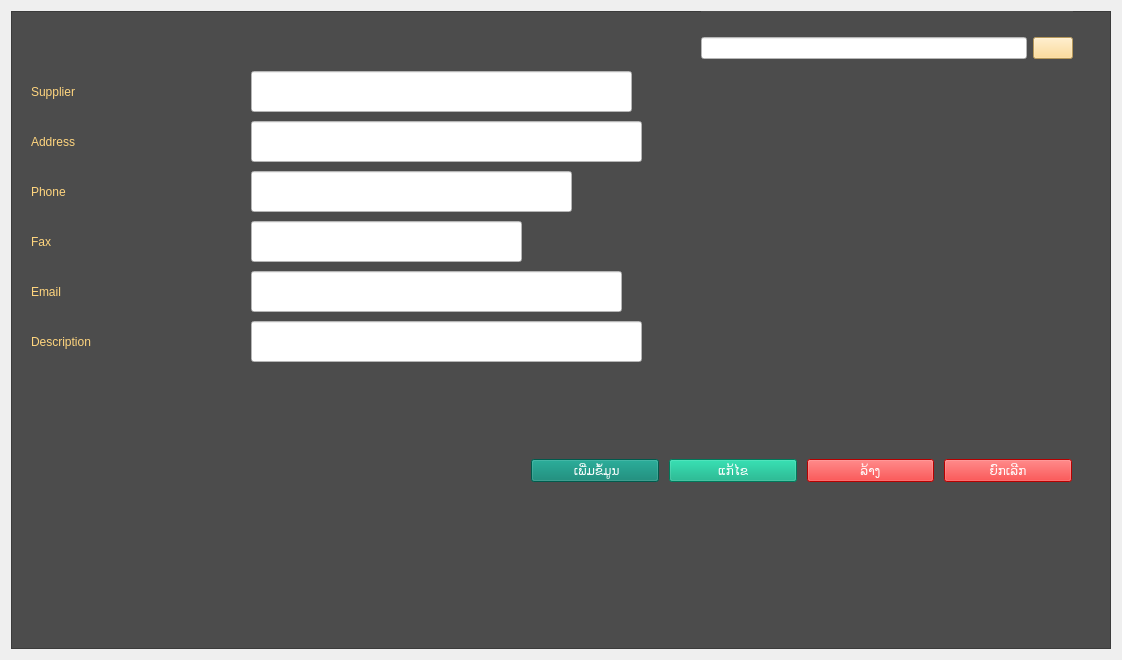
<?xml version="1.0" encoding="UTF-8"?>
<ui version="4.0">
 <class>frm_popup_supplier</class>
 <widget class="QWidget" name="frm_popup_supplier">
  <property name="geometry">
   <rect>
    <x>0</x>
    <y>0</y>
    <width>1122</width>
    <height>660</height>
   </rect>
  </property>
  <property name="windowTitle">
   <string>Form Supplier</string>
  </property>
  <layout class="QGridLayout" name="gridLayout" rowstretch="2">
   <property name="topMargin">
    <number>11</number>
   </property>
   <property name="bottomMargin">
    <number>11</number>
   </property>
   <property name="verticalSpacing">
    <number>0</number>
   </property>
   <item row="0" column="0">
    <widget class="QFrame" name="frame">
     <property name="styleSheet">
      <string notr="true">color: rgb(255, 213, 126);
background-color: rgb(202, 202, 202);
background-color: rgb(76, 76, 76);</string>
     </property>
     <property name="frameShape">
      <enum>QFrame::StyledPanel</enum>
     </property>
     <property name="frameShadow">
      <enum>QFrame::Raised</enum>
     </property>
     <widget class="QLabel" name="lbl_ID">
      <property name="geometry">
       <rect>
        <x>1150</x>
        <y>50</y>
        <width>61</width>
        <height>31</height>
       </rect>
      </property>
      <property name="styleSheet">
       <string notr="true">color: rgb(68, 80, 105);</string>
      </property>
      <property name="text">
       <string/>
      </property>
     </widget>
     <widget class="QWidget" name="widget" native="true">
      <property name="geometry">
       <rect>
        <x>690</x>
        <y>0</y>
        <width>372</width>
        <height>75</height>
       </rect>
      </property>
      <layout class="QHBoxLayout" name="horizontalLayout">
       <item>
        <widget class="QLineEdit" name="txt_search">
         <property name="styleSheet">
          <string notr="true">background-color: rgb(255, 255, 255);
font: 18pt &quot;Phetsarath OT&quot;;
color: rgb(0, 0, 0);</string>
         </property>
        </widget>
       </item>
       <item>
        <widget class="QPushButton" name="btn_search">
         <property name="styleSheet">
          <string notr="true">background-color: rgb(255, 213, 126);
color: rgb(0, 0, 0);
font: 18pt &quot;Phetsarath OT&quot;;</string>
         </property>
         <property name="text">
          <string/>
         </property>
         <property name="icon">
          <iconset>
           <normaloff>../../../Users/AlexP/PycharmProjects/pythonProject/PythonPOS/icon/search-alt-regular-60.png</normaloff>../../../Users/AlexP/PycharmProjects/pythonProject/PythonPOS/icon/search-alt-regular-60.png</iconset>
         </property>
         <property name="iconSize">
          <size>
           <width>40</width>
           <height>40</height>
          </size>
         </property>
        </widget>
       </item>
      </layout>
     </widget>
     <widget class="QLineEdit" name="txt_address">
      <property name="geometry">
       <rect>
        <x>240</x>
        <y>110</y>
        <width>391</width>
        <height>41</height>
       </rect>
      </property>
      <property name="font">
       <font>
        <family>Phetsarath OT</family>
        <pointsize>12</pointsize>
        <weight>50</weight>
        <italic>false</italic>
        <bold>false</bold>
        <stylestrategy>PreferAntialias</stylestrategy>
       </font>
      </property>
      <property name="layoutDirection">
       <enum>Qt::RightToLeft</enum>
      </property>
      <property name="styleSheet">
       <string notr="true">background-color: rgb(255, 255, 255);
color: rgb(0, 0, 0);
font: 12pt &quot;Phetsarath OT&quot;;</string>
      </property>
      <property name="text">
       <string/>
      </property>
      <property name="dragEnabled">
       <bool>false</bool>
      </property>
      <property name="placeholderText">
       <string/>
      </property>
      <property name="cursorMoveStyle">
       <enum>Qt::LogicalMoveStyle</enum>
      </property>
     </widget>
     <widget class="QLabel" name="label_18">
      <property name="geometry">
       <rect>
        <x>20</x>
        <y>110</y>
        <width>161</width>
        <height>41</height>
       </rect>
      </property>
      <property name="styleSheet">
       <string notr="true">font: 18pt &quot;Phetsarath OT&quot;;
color: rgb(255, 213, 126);
</string>
      </property>
      <property name="text">
       <string>Address</string>
      </property>
     </widget>
     <widget class="QWidget" name="horizontalLayoutWidget">
      <property name="geometry">
       <rect>
        <x>520</x>
        <y>420</y>
        <width>541</width>
        <height>80</height>
       </rect>
      </property>
      <layout class="QHBoxLayout" name="horizontalLayout_2">
       <property name="spacing">
        <number>10</number>
       </property>
       <item>
        <widget class="QPushButton" name="btn_insert">
         <property name="enabled">
          <bool>true</bool>
         </property>
         <property name="styleSheet">
          <string notr="true">background-color: rgb(0, 127, 108);
color: rgb(255, 255, 255);
font: 18pt &quot;Phetsarath OT&quot;;</string>
         </property>
         <property name="text">
          <string> ເພີ່ມຂໍ້ມູນ</string>
         </property>
         <property name="iconSize">
          <size>
           <width>20</width>
           <height>20</height>
          </size>
         </property>
        </widget>
       </item>
       <item>
        <widget class="QPushButton" name="btn_edit">
         <property name="styleSheet">
          <string notr="true">background-color: rgb(255, 255, 255);
color: rgb(255, 255, 255);
background-color: rgb(0, 170, 127);
font: 18pt &quot;Phetsarath OT&quot;;</string>
         </property>
         <property name="text">
          <string>ແກ້ໄຂ</string>
         </property>
         <property name="iconSize">
          <size>
           <width>25</width>
           <height>25</height>
          </size>
         </property>
        </widget>
       </item>
       <item>
        <widget class="QPushButton" name="btn_clear">
         <property name="styleSheet">
          <string notr="true">background-color: rgb(255, 255, 255);
color: rgb(255, 255, 255);
background-color: rgb(255, 0, 0);
font: 18pt &quot;Phetsarath OT&quot;;</string>
         </property>
         <property name="text">
          <string>ລ້າງ</string>
         </property>
         <property name="iconSize">
          <size>
           <width>25</width>
           <height>25</height>
          </size>
         </property>
        </widget>
       </item>
       <item>
        <widget class="QPushButton" name="btn_cancel">
         <property name="styleSheet">
          <string notr="true">background-color: rgb(255, 255, 255);
color: rgb(255, 255, 255);
background-color: rgb(255, 0, 0);
font: 18pt &quot;Phetsarath OT&quot;;</string>
         </property>
         <property name="text">
          <string>ຍົກເລີກ</string>
         </property>
         <property name="iconSize">
          <size>
           <width>25</width>
           <height>25</height>
          </size>
         </property>
        </widget>
       </item>
      </layout>
     </widget>
     <widget class="QLabel" name="lbl_did_">
      <property name="geometry">
       <rect>
        <x>1110</x>
        <y>100</y>
        <width>81</width>
        <height>41</height>
       </rect>
      </property>
      <property name="styleSheet">
       <string notr="true">color: rgb(1, 114, 127);
color: rgb(255, 0, 0);</string>
      </property>
      <property name="text">
       <string/>
      </property>
     </widget>
     <widget class="QLabel" name="label_22">
      <property name="geometry">
       <rect>
        <x>20</x>
        <y>60</y>
        <width>221</width>
        <height>41</height>
       </rect>
      </property>
      <property name="styleSheet">
       <string notr="true">font: 18pt &quot;Phetsarath OT&quot;;
color: rgb(255, 213, 126);
</string>
      </property>
      <property name="text">
       <string>Supplier</string>
      </property>
     </widget>
     <widget class="QLineEdit" name="txt_supplier">
      <property name="geometry">
       <rect>
        <x>240</x>
        <y>60</y>
        <width>381</width>
        <height>41</height>
       </rect>
      </property>
      <property name="font">
       <font>
        <family>Phetsarath OT</family>
        <pointsize>12</pointsize>
        <weight>50</weight>
        <italic>false</italic>
        <bold>false</bold>
        <stylestrategy>PreferAntialias</stylestrategy>
       </font>
      </property>
      <property name="layoutDirection">
       <enum>Qt::RightToLeft</enum>
      </property>
      <property name="styleSheet">
       <string notr="true">background-color: rgb(255, 255, 255);
color: rgb(0, 0, 0);
font: 12pt &quot;Phetsarath OT&quot;;</string>
      </property>
      <property name="text">
       <string/>
      </property>
      <property name="dragEnabled">
       <bool>false</bool>
      </property>
      <property name="placeholderText">
       <string/>
      </property>
      <property name="cursorMoveStyle">
       <enum>Qt::LogicalMoveStyle</enum>
      </property>
     </widget>
     <widget class="QLineEdit" name="txt_remark">
      <property name="geometry">
       <rect>
        <x>240</x>
        <y>310</y>
        <width>391</width>
        <height>41</height>
       </rect>
      </property>
      <property name="font">
       <font>
        <family>Phetsarath OT</family>
        <pointsize>12</pointsize>
        <weight>50</weight>
        <italic>false</italic>
        <bold>false</bold>
        <stylestrategy>PreferAntialias</stylestrategy>
       </font>
      </property>
      <property name="layoutDirection">
       <enum>Qt::RightToLeft</enum>
      </property>
      <property name="styleSheet">
       <string notr="true">background-color: rgb(255, 255, 255);
color: rgb(0, 0, 0);
font: 12pt &quot;Phetsarath OT&quot;;</string>
      </property>
      <property name="text">
       <string/>
      </property>
      <property name="dragEnabled">
       <bool>false</bool>
      </property>
      <property name="placeholderText">
       <string/>
      </property>
      <property name="cursorMoveStyle">
       <enum>Qt::LogicalMoveStyle</enum>
      </property>
     </widget>
     <widget class="QLabel" name="label_19">
      <property name="geometry">
       <rect>
        <x>20</x>
        <y>310</y>
        <width>161</width>
        <height>41</height>
       </rect>
      </property>
      <property name="styleSheet">
       <string notr="true">font: 18pt &quot;Phetsarath OT&quot;;
color: rgb(255, 213, 126);
</string>
      </property>
      <property name="text">
       <string>Description</string>
      </property>
     </widget>
     <widget class="QLineEdit" name="txt_fax">
      <property name="geometry">
       <rect>
        <x>240</x>
        <y>210</y>
        <width>271</width>
        <height>41</height>
       </rect>
      </property>
      <property name="font">
       <font>
        <family>Phetsarath OT</family>
        <pointsize>12</pointsize>
        <weight>50</weight>
        <italic>false</italic>
        <bold>false</bold>
        <stylestrategy>PreferAntialias</stylestrategy>
       </font>
      </property>
      <property name="layoutDirection">
       <enum>Qt::RightToLeft</enum>
      </property>
      <property name="styleSheet">
       <string notr="true">background-color: rgb(255, 255, 255);
color: rgb(0, 0, 0);
font: 12pt &quot;Phetsarath OT&quot;;</string>
      </property>
      <property name="text">
       <string/>
      </property>
      <property name="dragEnabled">
       <bool>false</bool>
      </property>
      <property name="placeholderText">
       <string/>
      </property>
      <property name="cursorMoveStyle">
       <enum>Qt::LogicalMoveStyle</enum>
      </property>
     </widget>
     <widget class="QLabel" name="label_20">
      <property name="geometry">
       <rect>
        <x>20</x>
        <y>210</y>
        <width>161</width>
        <height>41</height>
       </rect>
      </property>
      <property name="styleSheet">
       <string notr="true">font: 18pt &quot;Phetsarath OT&quot;;
color: rgb(255, 213, 126);
</string>
      </property>
      <property name="text">
       <string>Fax</string>
      </property>
     </widget>
     <widget class="QLabel" name="label_21">
      <property name="geometry">
       <rect>
        <x>20</x>
        <y>160</y>
        <width>161</width>
        <height>41</height>
       </rect>
      </property>
      <property name="styleSheet">
       <string notr="true">font: 18pt &quot;Phetsarath OT&quot;;
color: rgb(255, 213, 126);
</string>
      </property>
      <property name="text">
       <string>Phone</string>
      </property>
     </widget>
     <widget class="QLineEdit" name="txt_phone">
      <property name="geometry">
       <rect>
        <x>240</x>
        <y>160</y>
        <width>321</width>
        <height>41</height>
       </rect>
      </property>
      <property name="font">
       <font>
        <family>Phetsarath OT</family>
        <pointsize>12</pointsize>
        <weight>50</weight>
        <italic>false</italic>
        <bold>false</bold>
        <stylestrategy>PreferAntialias</stylestrategy>
       </font>
      </property>
      <property name="layoutDirection">
       <enum>Qt::RightToLeft</enum>
      </property>
      <property name="styleSheet">
       <string notr="true">background-color: rgb(255, 255, 255);
color: rgb(0, 0, 0);
font: 12pt &quot;Phetsarath OT&quot;;</string>
      </property>
      <property name="text">
       <string/>
      </property>
      <property name="dragEnabled">
       <bool>false</bool>
      </property>
      <property name="placeholderText">
       <string/>
      </property>
      <property name="cursorMoveStyle">
       <enum>Qt::LogicalMoveStyle</enum>
      </property>
     </widget>
     <widget class="QLabel" name="label_23">
      <property name="geometry">
       <rect>
        <x>20</x>
        <y>260</y>
        <width>161</width>
        <height>41</height>
       </rect>
      </property>
      <property name="styleSheet">
       <string notr="true">font: 18pt &quot;Phetsarath OT&quot;;
color: rgb(255, 213, 126);
</string>
      </property>
      <property name="text">
       <string>Email</string>
      </property>
     </widget>
     <widget class="QLineEdit" name="txt_email">
      <property name="geometry">
       <rect>
        <x>240</x>
        <y>260</y>
        <width>371</width>
        <height>41</height>
       </rect>
      </property>
      <property name="font">
       <font>
        <family>Phetsarath OT</family>
        <pointsize>12</pointsize>
        <weight>50</weight>
        <italic>false</italic>
        <bold>false</bold>
        <stylestrategy>PreferAntialias</stylestrategy>
       </font>
      </property>
      <property name="layoutDirection">
       <enum>Qt::RightToLeft</enum>
      </property>
      <property name="styleSheet">
       <string notr="true">background-color: rgb(255, 255, 255);
color: rgb(0, 0, 0);
font: 12pt &quot;Phetsarath OT&quot;;</string>
      </property>
      <property name="text">
       <string/>
      </property>
      <property name="dragEnabled">
       <bool>false</bool>
      </property>
      <property name="placeholderText">
       <string/>
      </property>
      <property name="cursorMoveStyle">
       <enum>Qt::LogicalMoveStyle</enum>
      </property>
     </widget>
    </widget>
   </item>
  </layout>
 </widget>
 <resources/>
 <connections/>
</ui>
